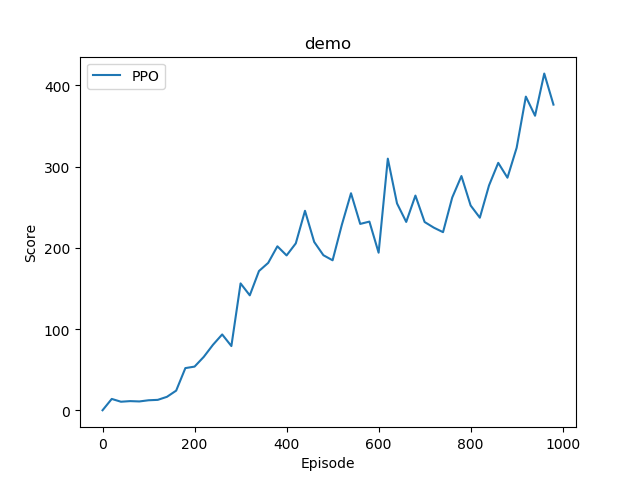

This figure's Python source:
# ppo 算法实现，针对cartpole
# 2020.05.31

import gym
import numpy as np
import torch
import torch.nn as nn
import torch.nn.functional as F
import torch.optim as optim
from torch.distributions import Categorical
import matplotlib.pyplot as plt

EPISODES = 1000
lr = 0.001
gamma = 0.98
lmbda = 0.95
epochs = 3
eps_clip = 0.2
MAX_STEPS = 1000


class PPO(nn.Module):
    def __init__(self):
        super(PPO, self).__init__()
        self.data = []

        self.fc1 = nn.Linear(4, 256)

        self.fc_pi = nn.Linear(256, 2)
        self.fc_v = nn.Linear(256, 1)
        self.optimizer = optim.Adam(self.parameters(), lr=lr)

    def pi(self, x, softmax_dim=0):  # actor  policy approximation
        x = F.relu(self.fc1(x))
        x = self.fc_pi(x)
        prob = F.softmax(x, dim=softmax_dim)
        return prob

    def v(self, x):  # critic   value approximation
        x = F.relu(self.fc1(x))
        x = self.fc_v(x)
        return x

    def put_data(self, transition):
        self.data.append(transition)

    def make_batch(self):
        s_lst, a_lst, r_lst, next_s_lst, prob_a_lst, done_lst = [], [], [], [], [], []
        for t in self.data:
            s, a, r, next_s, prob_a, done = t
            s_lst.append(s)
            a_lst.append([a])
            r_lst.append([r])
            next_s_lst.append(next_s)
            prob_a_lst.append([prob_a])  # prob_a 是一个list
            done_mask = 0 if done else 1  # 二值化
            done_lst.append([done_mask])
        s, a, r, next_s, done_mask, prob_a = torch.tensor(s_lst, dtype=torch.float), torch.tensor(a_lst), \
                                             torch.tensor(r_lst), torch.tensor(next_s_lst, dtype=torch.float), \
                                             torch.tensor(done_lst, dtype=torch.float), torch.tensor(prob_a_lst)
        self.data = []
        return s, a, r, next_s, done_mask, prob_a

    def train_net(self):
        s, a, r, next_s, done_mask, prob_a = self.make_batch()

        for i in range(epochs):
            td_target = r + gamma * self.v(next_s) * done_mask
            delta = td_target - self.v(s)   # TD_error
            delta = delta.detach().numpy()         # 不计算梯度

            advantage_lst = []
            advantage = 0.0
            for delta_t in delta[::-1]:
                advantage = gamma * lmbda * advantage + delta_t[0]   # gae
                advantage_lst.append(advantage)
            advantage_lst.reverse()
            advantage = torch.tensor(advantage_lst, dtype=torch.float)

            pi = self.pi(s, softmax_dim=1)
            pi_a = pi.gather(1, a)  # 从pi的每一行提取出动作a的概率
            ratio = torch.exp(torch.log(pi_a) - torch.log(prob_a))  # a/b == exp(log(a)-log(b))

            surr1 = ratio * advantage
            surr2 = torch.clamp(surr1, 1 - eps_clip, 1 + eps_clip) * advantage
            loss = -torch.min(surr1, surr2).mean() + F.mse_loss(self.v(s), td_target.detach())
                         #  actor_loss +  critic_loss

            self.optimizer.zero_grad()
            loss.mean().backward()
            self.optimizer.step()


def main():
    env = gym.make('CartPole-v1')
    model = PPO()
    score = 0.0
    S = [0]
    X = [0]
    print_interval = 20

    for n_epi in range(EPISODES):
        s = env.reset()
        done = False
        while not done:
            for t in range(MAX_STEPS):
                prob = model.pi(torch.from_numpy(s).float())
                m = Categorical(prob)
                a = m.sample()
                a = a.item()
                next_s, r, done, _ = env.step(a)
                model.put_data((s, a, r / 100, next_s, prob[a].item(), done))
                s = next_s
                score += r

                if done:
                    break

            model.train_net()


        if n_epi % print_interval == 0 and n_epi != 0:
            print("# of episode :{}, avg score : {:.1f}".format(n_epi, score / print_interval))
            S.append(score/print_interval)
            X.append(n_epi)
            score = 0
    plt.plot(X,S, '-')
    plt.legend(['PPO'])
    plt.xlabel('Episode')
    plt.ylabel('Score')
    plt.title('demo')
    plt.pause(5)
    env.close()

if __name__ == "__main__":
    main()
    # a = torch.rand(3,4,5)
    # print(a)
    # b = F.softmax(a,dim=0)
    # print(b)
